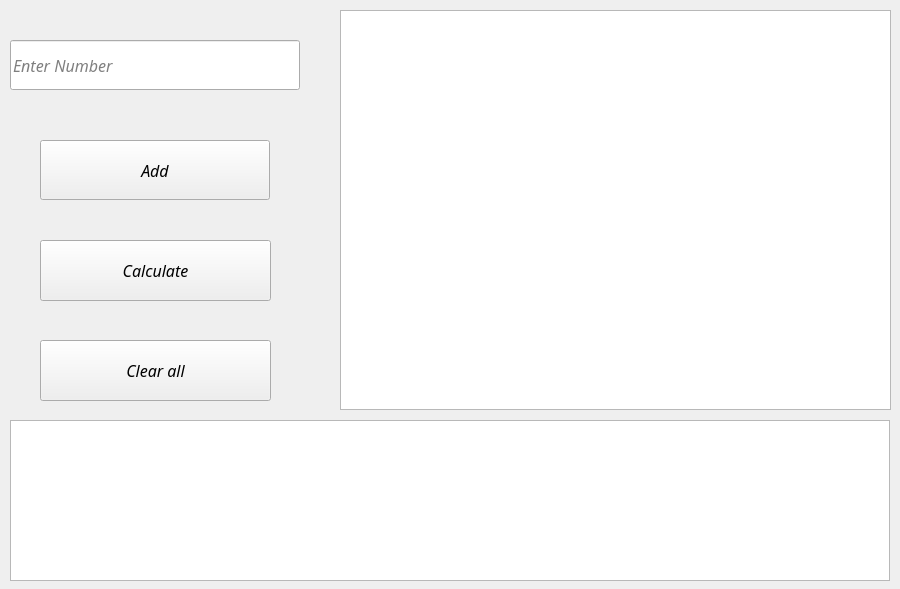
<?xml version="1.0" encoding="UTF-8"?>
<ui version="4.0">
 <class>MainWindow</class>
 <widget class="QFrame" name="MainWindow">
  <property name="windowModality">
   <enum>Qt::NonModal</enum>
  </property>
  <property name="enabled">
   <bool>true</bool>
  </property>
  <property name="geometry">
   <rect>
    <x>0</x>
    <y>0</y>
    <width>900</width>
    <height>589</height>
   </rect>
  </property>
  <property name="minimumSize">
   <size>
    <width>0</width>
    <height>0</height>
   </size>
  </property>
  <property name="maximumSize">
   <size>
    <width>16777215</width>
    <height>16777215</height>
   </size>
  </property>
  <property name="baseSize">
   <size>
    <width>940</width>
    <height>1000</height>
   </size>
  </property>
  <property name="windowTitle">
   <string>Average Calculator</string>
  </property>
  <property name="windowIcon">
   <iconset>
    <normaloff>Calculator Icon.png</normaloff>Calculator Icon.png</iconset>
  </property>
  <widget class="QTextBrowser" name="ResultPage">
   <property name="geometry">
    <rect>
     <x>340</x>
     <y>10</y>
     <width>551</width>
     <height>400</height>
    </rect>
   </property>
   <property name="baseSize">
    <size>
     <width>321</width>
     <height>231</height>
    </size>
   </property>
   <property name="font">
    <font>
     <family>Calisto MT</family>
     <pointsize>12</pointsize>
     <italic>true</italic>
    </font>
   </property>
  </widget>
  <widget class="QPushButton" name="AddBtn">
   <property name="geometry">
    <rect>
     <x>40</x>
     <y>140</y>
     <width>230</width>
     <height>60</height>
    </rect>
   </property>
   <property name="maximumSize">
    <size>
     <width>16777215</width>
     <height>16777215</height>
    </size>
   </property>
   <property name="sizeIncrement">
    <size>
     <width>71</width>
     <height>20</height>
    </size>
   </property>
   <property name="baseSize">
    <size>
     <width>71</width>
     <height>20</height>
    </size>
   </property>
   <property name="font">
    <font>
     <family>Calisto MT</family>
     <pointsize>12</pointsize>
     <italic>true</italic>
    </font>
   </property>
   <property name="cursor">
    <cursorShape>PointingHandCursor</cursorShape>
   </property>
   <property name="text">
    <string>Add</string>
   </property>
  </widget>
  <widget class="QPushButton" name="CalcBtn">
   <property name="geometry">
    <rect>
     <x>40</x>
     <y>240</y>
     <width>231</width>
     <height>61</height>
    </rect>
   </property>
   <property name="baseSize">
    <size>
     <width>71</width>
     <height>20</height>
    </size>
   </property>
   <property name="font">
    <font>
     <family>Calisto MT</family>
     <pointsize>12</pointsize>
     <italic>true</italic>
    </font>
   </property>
   <property name="cursor">
    <cursorShape>PointingHandCursor</cursorShape>
   </property>
   <property name="text">
    <string>Calculate</string>
   </property>
  </widget>
  <widget class="QLineEdit" name="NumberInput">
   <property name="geometry">
    <rect>
     <x>10</x>
     <y>40</y>
     <width>290</width>
     <height>50</height>
    </rect>
   </property>
   <property name="sizeIncrement">
    <size>
     <width>0</width>
     <height>0</height>
    </size>
   </property>
   <property name="baseSize">
    <size>
     <width>110</width>
     <height>20</height>
    </size>
   </property>
   <property name="font">
    <font>
     <family>Calisto MT</family>
     <pointsize>12</pointsize>
     <italic>true</italic>
    </font>
   </property>
   <property name="text">
    <string/>
   </property>
   <property name="maxLength">
    <number>7</number>
   </property>
   <property name="dragEnabled">
    <bool>false</bool>
   </property>
   <property name="placeholderText">
    <string>Enter Number</string>
   </property>
   <property name="clearButtonEnabled">
    <bool>false</bool>
   </property>
  </widget>
  <widget class="QPushButton" name="ClearBtn">
   <property name="geometry">
    <rect>
     <x>40</x>
     <y>340</y>
     <width>231</width>
     <height>61</height>
    </rect>
   </property>
   <property name="baseSize">
    <size>
     <width>71</width>
     <height>20</height>
    </size>
   </property>
   <property name="font">
    <font>
     <family>Calisto MT</family>
     <pointsize>12</pointsize>
     <italic>true</italic>
    </font>
   </property>
   <property name="cursor">
    <cursorShape>PointingHandCursor</cursorShape>
   </property>
   <property name="text">
    <string>Clear all</string>
   </property>
  </widget>
  <widget class="QTextBrowser" name="Numbers">
   <property name="geometry">
    <rect>
     <x>10</x>
     <y>420</y>
     <width>880</width>
     <height>161</height>
    </rect>
   </property>
   <property name="font">
    <font>
     <family>Calisto MT</family>
     <pointsize>12</pointsize>
     <italic>true</italic>
    </font>
   </property>
   <property name="placeholderText">
    <string/>
   </property>
  </widget>
 </widget>
 <resources/>
 <connections>
  <connection>
   <sender>AddBtn</sender>
   <signal>clicked()</signal>
   <receiver>ResultPage</receiver>
   <slot>backward()</slot>
   <hints>
    <hint type="sourcelabel">
     <x>65</x>
     <y>140</y>
    </hint>
    <hint type="destinationlabel">
     <x>290</x>
     <y>125</y>
    </hint>
   </hints>
  </connection>
  <connection>
   <sender>CalcBtn</sender>
   <signal>clicked()</signal>
   <receiver>ResultPage</receiver>
   <slot>backward()</slot>
   <hints>
    <hint type="sourcelabel">
     <x>65</x>
     <y>190</y>
    </hint>
    <hint type="destinationlabel">
     <x>290</x>
     <y>125</y>
    </hint>
   </hints>
  </connection>
  <connection>
   <sender>ClearBtn</sender>
   <signal>clicked()</signal>
   <receiver>ResultPage</receiver>
   <slot>clear()</slot>
   <hints>
    <hint type="sourcelabel">
     <x>155</x>
     <y>390</y>
    </hint>
    <hint type="destinationlabel">
     <x>605</x>
     <y>290</y>
    </hint>
   </hints>
  </connection>
  <connection>
   <sender>AddBtn</sender>
   <signal>clicked()</signal>
   <receiver>NumberInput</receiver>
   <slot>clear()</slot>
   <hints>
    <hint type="sourcelabel">
     <x>154</x>
     <y>239</y>
    </hint>
    <hint type="destinationlabel">
     <x>154</x>
     <y>134</y>
    </hint>
   </hints>
  </connection>
 </connections>
</ui>
